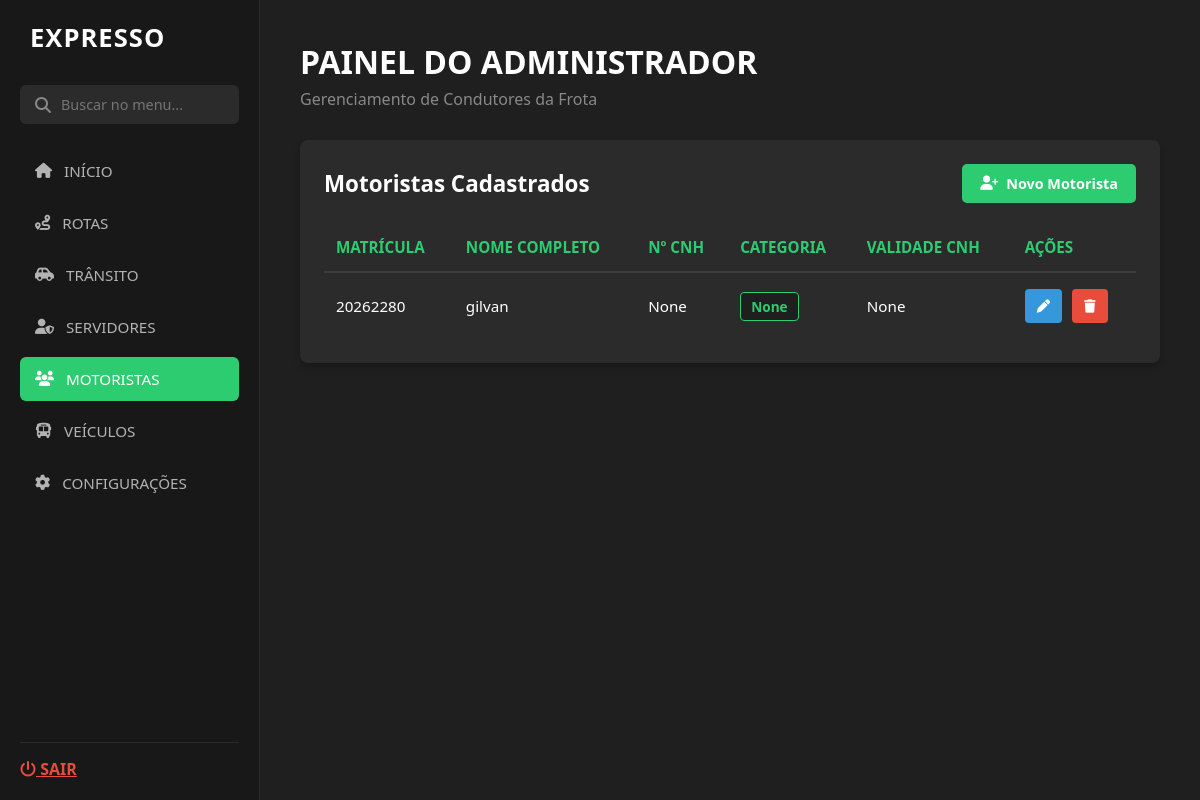
The app's page /cad_motor with its own data.
### modelosDB/modelos.py (models this page shows, shortened)
class Motorista(db.Model):
    __tablename__ = 'motoristas'
    id = db.Column(db.Integer, primary_key=True)
    matricula = db.Column(db.String(50), unique=True, nullable=False)
    senha = db.Column(db.String(15), nullable=True)  # Opcional no cadastro inicial
    nome = db.Column(db.String(100), nullable=False)
    cnh = db.Column(db.String(20), unique=True, nullable=True)  # Opcional no cadastro rápido
    categoria = db.Column(db.String(5), nullable=True)  # Opcional no cadastro rápido
    validade_cnh = db.Column(db.String(50), nullable=True)
    cpf = db.Column(db.String(20), unique=True, nullable=True)
    status = db.Column(db.String(50), default='Indisponível')

### servidor.py (the view, shortened to what this page needs)
@app.route('/cad_motor', methods=['GET', 'POST'])
def listar_motoristas():
    motoristas = Motorista.query.all()
    return render_template('cadastrar_motorista.html', motoristas=motoristas)

### templates/cadastrar_motorista.html (shortened to what this page needs)
<!DOCTYPE html>
<html lang="pt-br">
<head>
    <link rel="stylesheet" href="../static/css/cadastrar_motorista.css">
    <link rel="stylesheet" href="https://cdnjs.cloudflare.com/ajax/libs/font-awesome/6.4.0/css/all.min.css">
</head>
<body>
    <div class="sidebar">
        <div class="sidebar-brand">
            <h1>EXPRESSO</h1>
        </div>
        <div class="search-box">
            <i class="fa-solid fa-magnifying-glass"></i>
            <input type="text" placeholder="Buscar no menu...">
        </div>
        <ul class="sidebar-menu">
            <li><a href="/pag_admin"><i class="fa-solid fa-house"></i> INÍCIO</a></li>
            <li><a href="#"><i class="fa-solid fa-route"></i> ROTAS</a></li>
            <li><a href="#"><i class="fa-solid fa-car-side"></i> TRÂNSITO</a></li>
            <li><a href="/lista_servidores"><i class="fa-solid fa-user-shield"></i> SERVIDORES</a></li>
            <li><a href="/lista_motoristas" class="active"><i class="fa-solid fa-users"></i> MOTORISTAS</a></li>
            <li><a href="cad_veiculos"><i class="fa-solid fa-bus"></i> VEÍCULOS</a></li>
            <li><a href="#"><i class="fa-solid fa-gear"></i> CONFIGURAÇÕES</a></li>
        </ul>
        <div class="sidebar-footer">
            <a href="/login_adm" class="logout-btn"><i class="fa-solid fa-power-off"></i> SAIR</a>
        </div>
    </div>
    <div class="main-content">
        <div class="titulo">
            <h1>PAINEL DO ADMINISTRADOR</h1>
            <p>Gerenciamento de Condutores da Frota</p>
        </div>
        <div class="secao-motoristas">
            <div class="topo-secao">
                <h2>Motoristas Cadastrados</h2>
                <button class="btn-novo-motorista"><i class="fa-solid fa-user-plus"></i> Novo Motorista</button>
            </div>
            <table class="tabela-motoristas">
                <thead>
                    <tr>
                        <th>Matrícula</th>
                        <th>Nome Completo</th>
                        <th>Nº CNH</th>
                        <th>Categoria</th>
                        <th>Validade CNH</th>
                        <th>Ações</th>
                    </tr>
                </thead>
                <tbody>
                    {% if motoristas %}
                        {% for motorista in motoristas %}
                        <tr>
                            <td>{{ motorista.matricula }}</td>
                            <td>{{ motorista.nome }}</td>
                            <td>{{ motorista.cnh }}</td>
                            <td><span class="badge-categoria">{{ motorista.categoria }}</span></td>
                            <td>{{ motorista.validade_cnh }}</td>
                            <td>
                                <button class="btn-editar" title="Editar"><i class="fa-solid fa-pen"></i></button>
                                <button class="btn-excluir" title="Excluir"><i class="fa-solid fa-trash"></i></button>
                            </td>
                        </tr>
                        {% endfor %}
                    {% endif %}
                </tbody>
            </table>
        </div>
    </div>
</body>
</html>

### static/css/cadastrar_motorista.css (style rules this page uses)
* { margin: 0; padding: 0; box-sizing: border-box; font-family: 'Segoe UI', Tahoma, Geneva, Verdana, sans-serif; }
body { background-color: #1f1f1f; color: #ffffff; display: flex; min-height: 100vh; }
.sidebar { width: 260px; background-color: #181818; padding: 20px; display: flex; flex-direction: column; position: fixed; height: 100vh; border-right: 1px solid #2b2b2b; }
.sidebar-brand h1 { color: #ffffff; font-size: 1.6rem; font-weight: 800; letter-spacing: 1px; margin-bottom: 30px; padding-left: 10px; }
.search-box { background-color: #2b2b2b; padding: 10px 15px; border-radius: 6px; display: flex; align-items: center; gap: 10px; margin-bottom: 25px; }
.search-box i { color: #888; }
.search-box input { background: none; border: none; outline: none; color: #fff; width: 100%; font-size: 0.9rem; }
.sidebar-menu { list-style: none; display: flex; flex-direction: column; gap: 8px; }
.sidebar-menu a { color: #b3b3b3; text-decoration: none; padding: 12px 15px; border-radius: 6px; display: flex; align-items: center; gap: 12px; font-weight: 500; font-size: 0.95rem; transition: all 0.2s ease; }
.sidebar-menu a.active { background-color: #2ecc71; color: #ffffff; }
.sidebar-footer { margin-top: auto; border-top: 1px solid #2b2b2b; padding-top: 15px; }
.logout-btn { color: #e74c3c !important; font-weight: bold; }
.main-content { margin-left: 260px; padding: 40px; width: calc(100% - 260px); }
.titulo h1 { font-size: 2rem; font-weight: 700; color: #ffffff; margin-bottom: 5px; }
.titulo p { color: #888; font-size: 1rem; }
.secao-motoristas { background-color: #2b2b2b; padding: 24px; border-radius: 8px; margin-top: 30px; box-shadow: 0 4px 6px rgba(0, 0, 0, 0.2); }
.topo-secao { display: flex; justify-content: space-between; align-items: center; margin-bottom: 20px; }
.topo-secao h2 { color: #ffffff; font-size: 1.4rem; font-weight: 600; }
.tabela-motoristas { width: 100%; border-collapse: collapse; text-align: left; }
.tabela-motoristas th { color: #2ecc71; padding: 14px 12px; border-bottom: 2px solid #3d3d3d; font-weight: 600; font-size: 0.95rem; text-transform: uppercase; }
.tabela-motoristas td { color: #ffffff; padding: 16px 12px; border-bottom: 1px solid #3d3d3d; vertical-align: middle; font-size: 0.95rem; }
.tabela-motoristas tr:last-child td { border-bottom: none; }
.badge-categoria { background-color: #1f1f1f; border: 1px solid #2ecc71; color: #2ecc71; padding: 4px 10px; border-radius: 4px; font-weight: bold; font-size: 0.85rem; }
.btn-novo-motorista { background-color: #2ecc71; color: #ffffff; border: none; padding: 10px 18px; border-radius: 5px; cursor: pointer; font-weight: bold; font-size: 0.9rem; display: flex; align-items: center; gap: 8px; transition: background-color 0.2s ease; }
.btn-editar { background-color: #3498db; color: #ffffff; border: none; padding: 8px 12px; border-radius: 4px; cursor: pointer; margin-right: 6px; }
.btn-excluir { background-color: #e74c3c; color: #ffffff; border: none; padding: 8px 12px; border-radius: 4px; cursor: pointer; }

### records on screen
Motorista: matricula "20262280", nome "gilvan", cnh "None", categoria "None", validade_cnh "None"
